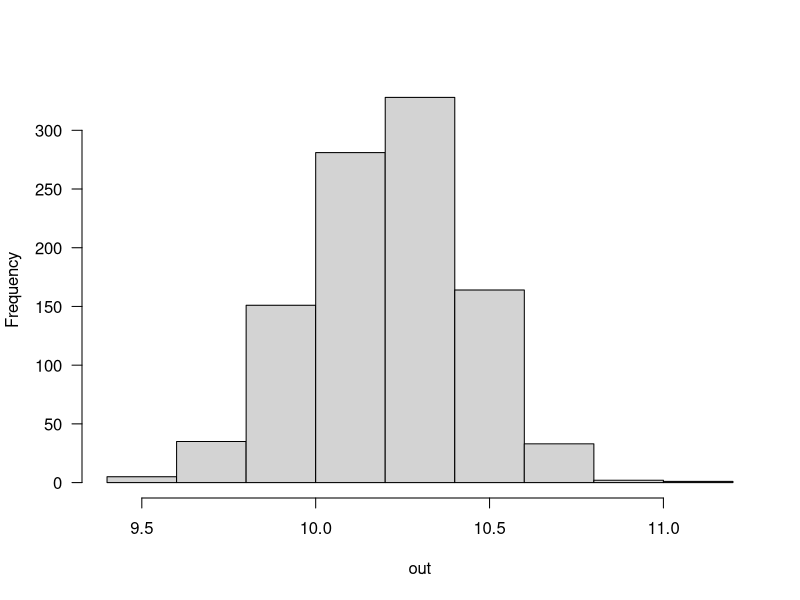
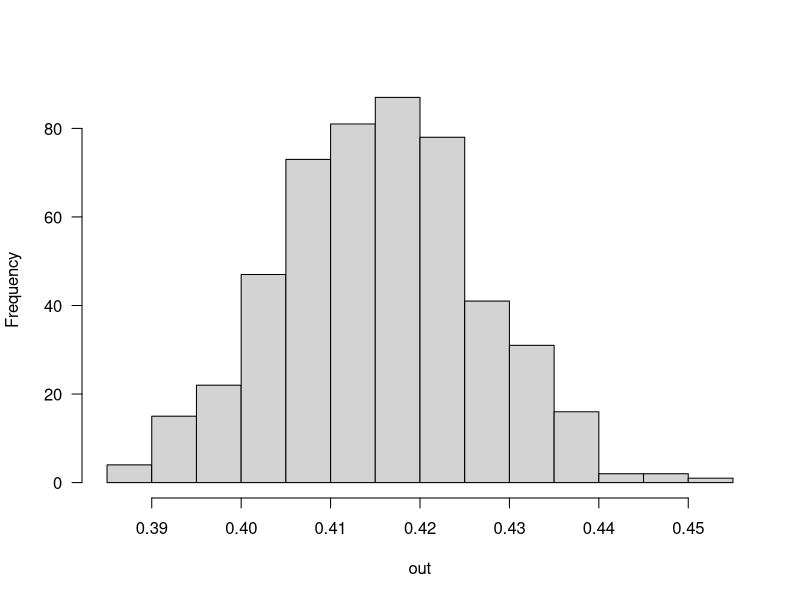
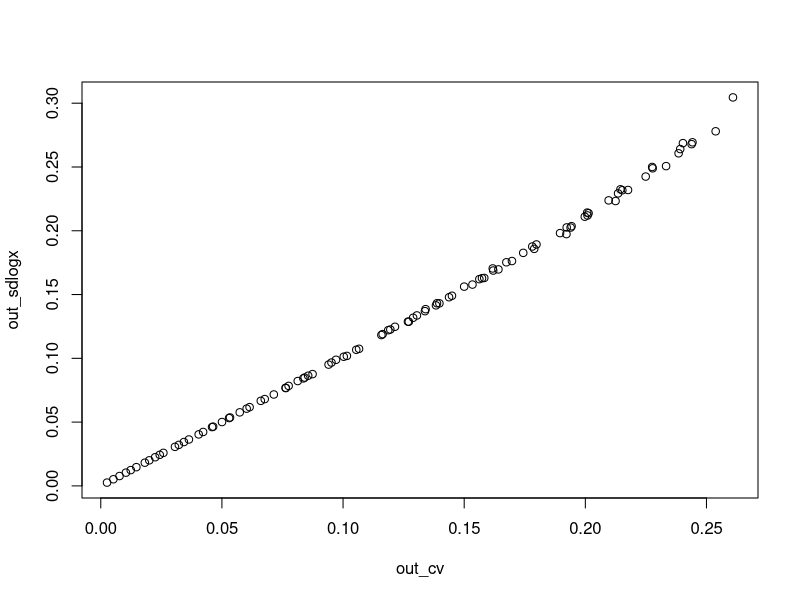

These figures' R source, in order:
# part 1---- 
set.seed(1)
x = rnorm(n=100, mean=5, sd=1)
mean(x)
#hist(x, las=1, mean="")
sd(x)

# part2, bootstrapping----
out = NULL


set.seed(1)
x = rnorm(50,10,2)
se_x = sqrt(var(x)/length(x))

#bootstrapping of ... 
for (i in 1:1000){
  sample1 = sample(x, replace=TRUE)
  out[i] = mean(sample1)
}

hist(out,las=1,main="") #plot histogram of out
sd(out)
se_x
quantile(out, c(0.025, 0.975)) #check values at defined quantiles
qnorm(c(0.025,0.975))

# Exercise 1, non-parametric bootstrapping 95% conf for CV ----
set.seed(1)

# CV = std/mean
cv = function(x) {
  sd(x)/mean(x )
}

x = rnorm(1000, 10, 4)

out = NULL
for (i in 1:500){
  sample1 = sample(x, length(x), replace=TRUE)
  out[i] = cv(sample1)
}
hist(out,las=1,main="")
quantile(out, c(0.025, 0.975)) #check values at defined quantiles

# Exercise 1.2 (optional) CV vs SD(log(X)).----
set.seed(1)
out_sdlogx = NULL
out_cv = NULL

for (i in 1:100){
  x = rnorm(1000, 100, i/4)
  out_sdlogx[i] = sd(log(x))
  out_cv[i] = cv(x)
}
plot(out_cv,out_sdlogx)
#test
